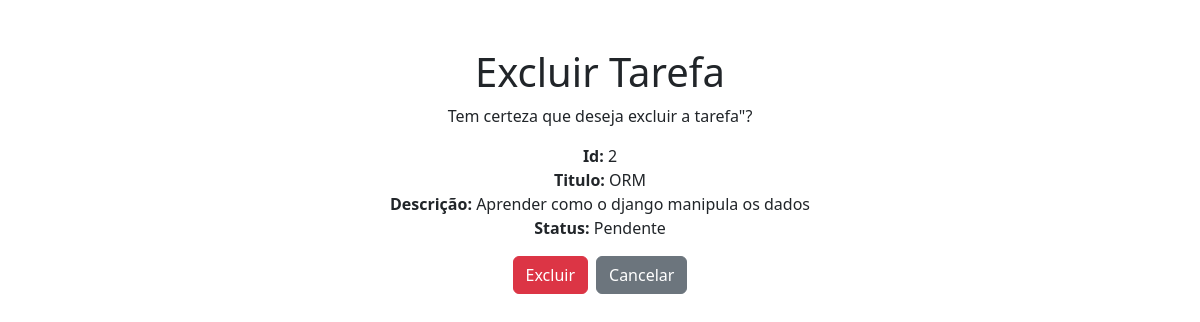
Screenshot of /deletar/2/ with the database file from the repository.
### core/models.py (models this page shows, shortened)
class Tarefa(models.Model):
    titulo = models.CharField(max_length=50, blank=False, null=False)
    descricao = models.CharField(max_length=500, blank=False, null=False)
    data = models.DateField(null=False)
    status = models.BooleanField(null=False)

### core/views.py (the view)
# urls.py: path('deletar/<int:id>/', deletar_tarefa, name='deletar_tarefa'),
def deletar_tarefa(request, id):
    tarefa = Tarefa.objects.get(id=id)
    if request.method == 'POST':
        tarefa.delete()
        return redirect('tarefas')
    return render(request, 'core/deletar_tarefa.html', {'tarefa': tarefa})

### templates/core/deletar_tarefa.html (shortened to what this page needs)
<!DOCTYPE html>
<html lang="pt-br">
<head>
    <link href="https://cdn.jsdelivr.net/npm/bootstrap@5.3.8/dist/css/bootstrap.min.css" rel="stylesheet">
</head>
<body>
    <div class="container mt-5">
        <h1 class="text-center mt-5">Excluir Tarefa</h1>
        <p class="text-center">Tem certeza que deseja excluir a tarefa"?</p>
        <p class="text-center">
            <strong>Id:</strong> {{ tarefa.id }}<br>
            <strong>Titulo:</strong> {{ tarefa.titulo }}<br>
            <strong>Descrição:</strong> {{ tarefa.descricao }}<br>
            <strong>Status:</strong> {% if tarefa.status %} Concluída {% else %} Pendente {% endif %}
        </p>
        <form method="POST" action="">
            <div class="d-flex justify-content-center gap-2">
                <button type="submit" class="btn btn-danger">Excluir</button>
                <a class="btn btn-secondary" href="{% url 'tarefas' %}">Cancelar</a>
            </div>
        </form>
    </div>
</body>
</html>

### rows the page displays
Tarefa: id "2", titulo "ORM", descricao "Aprender como o django manipula os dados"
